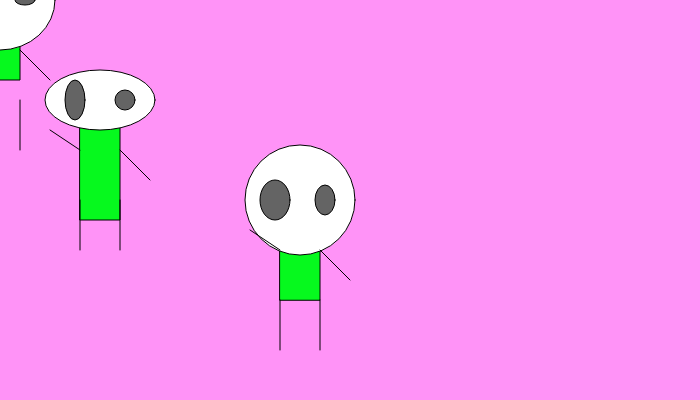
Frame 1 (no input)
Frame 60 (no input): identical to frame 1, image omitted
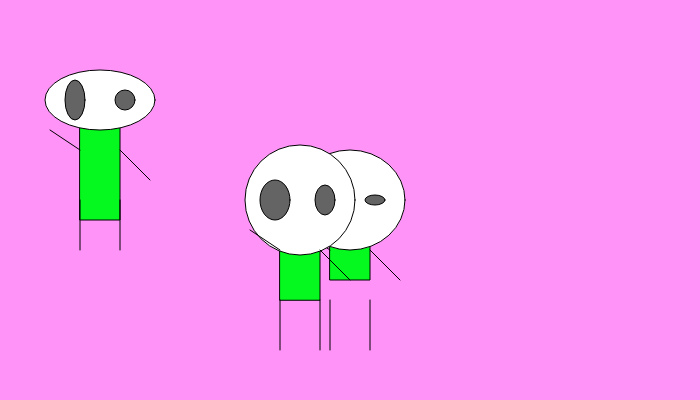
Frame 120 (the mouse pressed at the canvas centre since frame 60)

The p5.js sketch that drew these frames (run headless with seeded random() and noise() and a simulated clock; from frame 60 on, the mouse is pressed at the canvas centre):

// p5.js sketch
// ── sketch.js
function setup() {
  createCanvas(700,400);
}

function draw() {
  background(255, 147, 247);
  blúbb(mouseX, mouseY,10,60,100);
  blúbb(100,100,20,140,60);
  blúbb(300,200,30,100.50);
  // x var 200 og y var 150
}

// Teiknar geimveruna zoog
function blúbb(x,y, augun, búkur, haus){
  rectMode(CENTER);
  // Teiknum búkinn
  fill(6, 249,30);
  rect(x,y+50,40,búkur);
  // Teiknum hausinn
  fill(255);
  ellipse(x,y, 110, haus);
  // Teiknum augun
  fill(100);
  ellipse (x-25,y, augun,40);
  ellipse (x+25,y, 20,augun);
  // Teiknum fæturna
  line (x-20, y+100, x-20, y+150);
  line (x+20, y+100, x+20, y+150);
  line(x+20, y+50, x+50, y+80);
  line(x-50,y+30 ,x-20,y+50);
}
